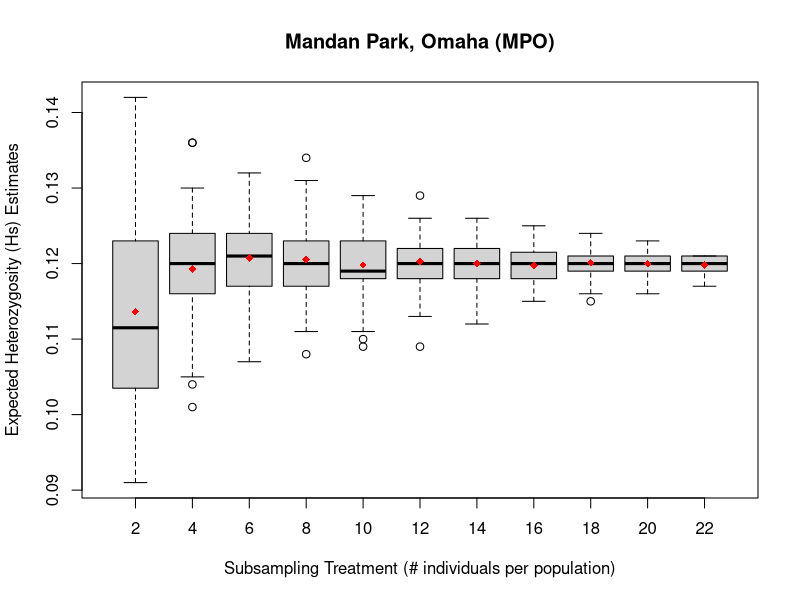

The R script that drew this image:
#####Example code for generating a boxplot, exactly as it should be entered into 'R'

setwd("/Users/jermaine/ISU_Projects/Webbhelix_Project/subproject--MinSampSize_for_Pop_Genomics/06_MinSampSize_Boxplots_InNOut_Files")
SNP<-read.csv('MPO_Hs_SubSamp_Estimates_Boxplot_input.csv')
head(SNP)
boxplot(SNP$MPO.Hs.estimates~SNP$Subsampling.group, xlab='Subsampling Treatment (# individuals per population)', ylab='Expected Heterozygosity (Hs) Estimates', main='Mandan Park, Omaha (MPO)')
means <- tapply(SNP$MPO.Hs.estimates,SNP$Subsampling.group,mean)
points(means,col="red",pch=18)
#points(means,pch=3)

############################################################################################

#boxplot(SNP$SNP.error.rate~SNP$Parameter, xlab='Stacks parameter', ylab='SNP error rate', main='SNP')

#means <- tapply(SNP$SNP.error.rate,SNP$Parameter,mean)
#points(means,col="red",pch=18)
